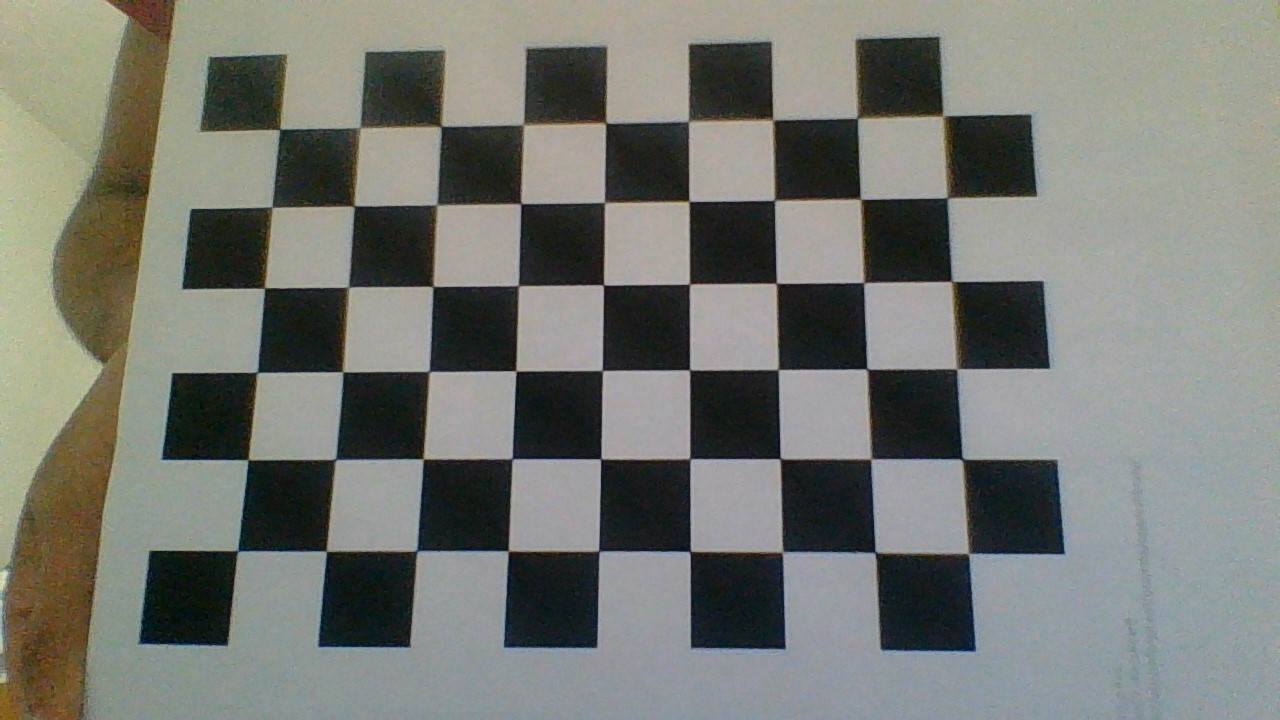
#> input picture calibrate_images/1.jpg, 1280 x 720 px
$ python TrajectoryPredictor.py
#> lines starting #> are read from the running program, lines starting #| are printed output that depends on the picture; after the words box and inside, x2 and y2 are one past the last pixel; in counts of white or black regions, pixels touching at a corner belong together
### calibrate.py
import numpy as np
import cv2
import logging
import os
from typing import Tuple


def calibrate_camera() -> Tuple[np.array, np.array, np.array, np.array]:
    ''' Calibrates camera from given images

    Tries to load an existing camera matrix, distortion coefficients,
    rotation vectors and translation vectors from disk.

    Returns:
        mtx: Camera matrix
        dist: Distortion coefficients
        rvecs: Rotation vector
        tvecs: Translation vector
    '''
    try:
        mtx = np.load('calibrate_images/mtx.npy')
        dist = np.load('calibrate_images/dist.npy')
        rvecs = np.load('calibrate_images/rvecs.npy')
        tvecs = np.load('calibrate_images/tvecs.npy')
    except (OSError, FileNotFoundError) as error:
        # termination criteria
        criteria = (cv2.TERM_CRITERIA_EPS + cv2.TERM_CRITERIA_MAX_ITER, 30, 0.001)

        # prepare object points, like (0,0,0), (1,0,0), (2,0,0) ....,(6,5,0)
        pattern_size = (9, 6)
        objp = np.zeros((np.prod(pattern_size), 3), np.float32)
        # objp[:,:2] = np.mgrid[0:9, 0:6].T.reshape(-1,2)
        objp[:, :2] = np.indices(pattern_size).T.reshape(-1, 2)
        objp *= 20

        # Arrays to store object points and image points from all the images.
        objpoints = []  # 3d point in real world space
        imgpoints = []  # 2d points in image plane.
        count = 0
        images = ["calibrate_images/" + name for name in os.listdir("./calibrate_images/") if name.endswith(".jpg")]
        # logging.info(images)

        for fname in images:
            img = cv2.imread(fname)
#> img is the input picture: shape (720, 1280, 3); mean B, G, R 114.9, 121.2, 119.1
            dsize = (640, 480)
            img = cv2.resize(img, dsize)
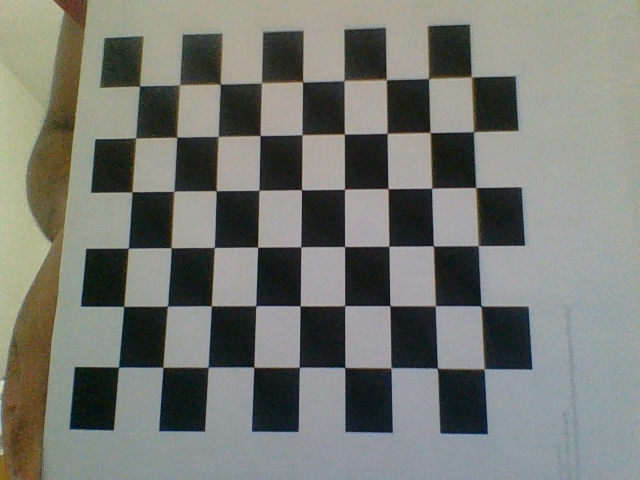
#> img: shape (480, 640, 3); mean B, G, R 114.9, 121.2, 119.1
            gray = cv2.cvtColor(img, cv2.COLOR_BGR2GRAY)
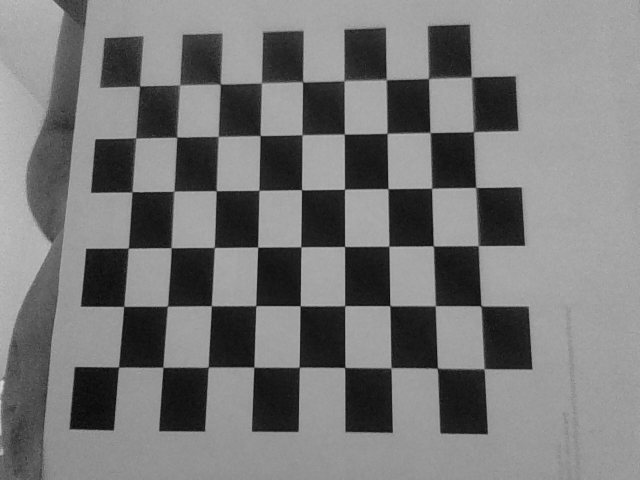
#> gray: shape (480, 640); min 7, max 215, mean 119.8

            # Find the chess board corners
            ret, corners = cv2.findChessboardCorners(gray, pattern_size)
#> ret = True; corners = 54 rows, first 8: [139.7, 86.18], [179.6, 84.93], [220.5, 84.04], [261.4, 83.02], [302.6, 81.74], [344, 80.87], [386.4, 80.03], [428.4, 78.83]

            # If found, add object points, image points (after refining them)
            if ret:
                count += 1
                corners = cv2.cornerSubPix(gray, corners, (5, 5), (-1, -1), criteria)
#> corners = 54 rows, first 8: [139.7, 86.18], [179.7, 84.92], [220.3, 84.1], [261.4, 82.95], [302.5, 81.76], [344, 80.67], [386.2, 79.63], [428.4, 78.56]
                imgpoints.append(corners.reshape(-1, 2))
                objpoints.append(objp)
            else:
                print(f'Couldn\'t find corners for {fname}!')
        print(f"Found Chessboard Corners for {count} images")
        ret, mtx, dist, rvecs, tvecs = cv2.calibrateCamera(objpoints, imgpoints, gray.shape[::-1], None, None)
#> ret = 0.205; mtx = [[468.9, 0, 328.6], [0, 622.7, 200], [0, 0, 1]]; dist = [[-0.0217, 0.234, 0.000269, -0.00932, -0.271]]; rvecs = ([-0.202, 0.0699, -0.00223], [-0.105, 0.441, -0.118], [-0.0851, 0.247, -0.13]); tvecs = ([-92.17, -42.05, 231.2], [-77.19, -19.43, 456.1], [-130.3, -19.73, 451.9])
#> in __init__, `self.camera_matrix, self.dist, self.rvec, self.tvec = calibrate_camera()`: self.camera_matrix = [[468.9, 0, 328.6], [0, 622.7, 200], [0, 0, 1]]; self.dist = [[-0.0217, 0.234, 0.000269, -0.00932, -0.271]]; self.rvec has the same summary as rvecs in calibrate_camera; self.tvec has the same summary as tvecs in calibrate_camera
        logging.info(f'''
        ---------------------------
            Camera Matrix:
            {mtx}
            Dist:
            {dist.ravel()}
            Rvecs:
            {rvecs}
            Tvecs:
            {tvecs}
        ---------------------------
        ''')
        np.save('calibrate_images/mtx.npy', mtx)
        np.save('calibrate_images/dist.npy', dist)
        np.save('calibrate_images/rvecs.npy', rvecs)
        np.save('calibrate_images/tvecs.npy', tvecs)

        # [10 lines of commented-out code are left out]
    return mtx, dist, rvecs, tvecs

### WebcamStream.py
import numpy as np
import argparse
from VideoInterface import VideoInterface
import cv2

from calibrate import calibrate_camera


class WebcamStream(VideoInterface):
    '''Gets a stream from the webcam and lets other classes grab information
    about the stream.

    Attributes:
        capture_id: An integer or string indicating the camera device
    '''

    def __init__(self, capture_id=0):
        '''Inits WebcamStream with the capture ID'''
        self.vs = cv2.VideoCapture(capture_id, cv2.CAP_DSHOW)
        # self.test = cv2.VideoCapture(
        #     "ball_images/test_throw.mp4", cv2.CAP_DSHOW)
        self.vs.set(cv2.CAP_PROP_FPS, 30)
        self.undistorted_frame = None
        self.camera_matrix, self.dist = calibrate_camera()[:2]

    def open_video_stream(self):
        '''Grabs a camera stream'''
        if not self.vs.isOpened():
            print("Video Stream couldn't be created")

    def read(self, undistort=True, shape=(640, 360)) -> np.array:
        '''Grabs a frame from the video stream.
        Waits until a frame can be read

        Returns:
            Image frame, np.array
        '''
#> called with undistort = True, shape = (640, 480)
        while self.vs.isOpened():
            ret, frame = self.vs.read()
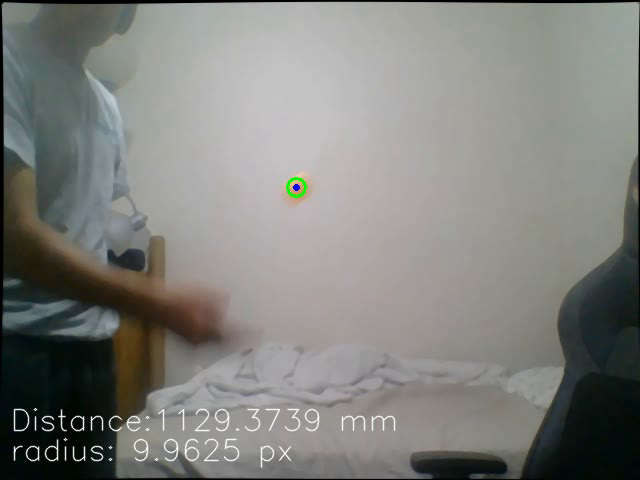
#> input picture frame 1 of predicted_path.avi, 640 x 480 px, given in place of the camera
#> frame is the input picture: shape (480, 640, 3); mean B, G, R 125.1, 129, 128.5
            if ret:
                self.frame = frame
                # frame = cv2.resize(frame, shape)
                undist = cv2.undistort(frame, self.camera_matrix, self.dist)
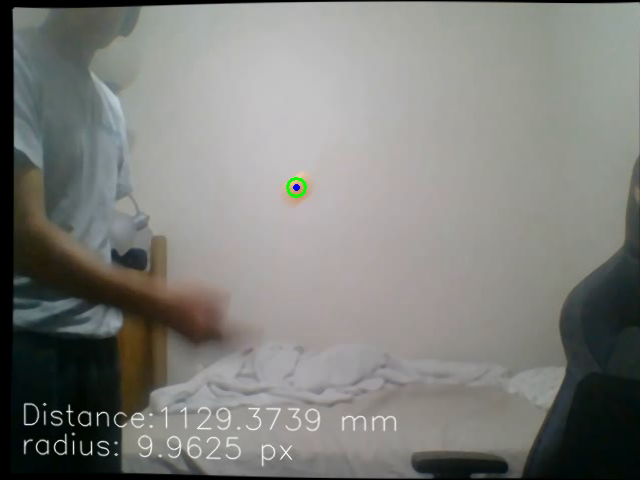
#> undist: shape (480, 640, 3); mean B, G, R 123.4, 127.2, 126.7
                self.undistorted_frame = undist
                if undistort:
                    return undist
                else:
                    return frame
            else:
                self.release()
                break

    def release(self):
        self.vs.release()
        cv2.destroyAllWindows()


# [6 lines left out: function configure_args, not called in this run]


# [11 lines that do not run on import are left out]

### BallClassifier.py
import numpy as np
import cv2
from collections import deque
import argparse
import os
import logging
from typing import Tuple
from collections.abc import Sequence

from WebcamStream import WebcamStream
from VideoFileStream import VideoFileStream
from utils import screenDebug
from calibrate import calibrate_camera
# [19 lines of commented-out code are left out]
balllow = np.array([14, 95, 149])
ballhigh = np.array([30, 255, 255])


class BallClassifier:
    '''Classifies balls from a video stream

    Classifies the ball using a colour mask and hough transform

    Attributes:
        self.vs: The video stream
        self.imgiter: An optional iter for images
        self.record: An optional record of estimated position and radius
        self.debug: Debug flag
    '''

    def __init__(self, args=None, imgiter=None):
        '''Makes a BallClassifier object

        Args:
            args: A dict of config values
            imgiter: An image iterator for testing images

        Returns:
            A BallClassifier object
        '''
        self.vs = None
        self.record: list = []
        self.imgiter = None
        self.debug: bool = args.get("debug", False)

        if imgiter is not None:
            self.imgiter = imgiter
            self.counter = 1
        else:
            if "video" in args:
                if isinstance(args["video"], str) and os.path.exists(
                        args["video"]):
                    self.vs = VideoFileStream(args)
                else:
                    self.vs = WebcamStream(args.get("video", 0))
            self.vs.open_video_stream()

    def get_hough_frame(
            self,
            frame: np.array,
            center: tuple,
            radius: float,
            multiplier: float = 1.2) -> list:
        '''Gets a smaller window of the frame for the Hough transform

        Args:
            frame: An ndarray frame that should contain some circular object
            center: A tuple of the estimate for the x and y position of the ball
            multiplier A float value to consider a larger frame than the one defined by center and radius

        Returns:
            An ndarray that is a smaller window
        '''
        newframe = None
        if center is not None:
            x, y = center
            ymin = int(max(0, y - multiplier * radius))
            ymax = int(min(frame.shape[0], max(0, y + multiplier * radius)))
            xmax = int(max(0, x - multiplier * radius))
            xmin = int(min(frame.shape[1], max(0, x + multiplier * radius)))
            newframe = frame[ymin:ymax, xmax:xmin]
        return newframe

    def hough(self, frame: np.array, center: tuple, radius: float) -> Tuple[Tuple[int, int], float]:
        '''Refines an estimate of the center and radius of a ball using circle Hough Transform

        Args:
            frame: An ndarray that reperesents the frame with the ball in it
            center: A tuple of the (x,y) position of the ball
            radius: A float of the estimated ball's radius

        Returns:
            A tuple that contains a refined estimate of the ball's center and radius
            If the center is None, this eventually returns None
        '''
        if center is None or radius is None:
            return None
        high = 90
        graysc = cv2.cvtColor(frame, cv2.COLOR_BGR2GRAY)
        minDistBetweenCircles = 10
        rad_mult = 1.15
        smallerframe = self.get_hough_frame(graysc, center, radius, rad_mult)
        circles = cv2.HoughCircles(
            smallerframe,
            cv2.HOUGH_GRADIENT,
            1,
            minDistBetweenCircles,
            param1=high,
            param2=50,
            minRadius=5,
            maxRadius=200)
        if circles is not None:
            # logging.info("Hough Circles found circles")
            circles = np.uint16(np.around(circles))
            xadj, yadj, radius = circles[0, :][0]
            cv2.circle(smallerframe, (xadj, yadj), radius, (255, 0, 0), thickness=2)
            cv2.circle(smallerframe, (xadj, yadj), 2, (0, 255, 0), thickness=2)
            return (center[0] + int(xadj - rad_mult * radius), center[1] + int(yadj - rad_mult * radius)), radius

    def colour_mask(self, frame: np.array) -> Tuple[Tuple[int, int], float]:
        '''Estimates the center and radius of the ball

        Args:
            frame: An ndarray of the image

        Returns:
            An estimate of the ((x, y), radius) from the frame.
            None if it can't find a circle.
        '''
        hsv = cv2.cvtColor(frame, cv2.COLOR_BGR2HSV)
#> hsv: shape (480, 640, 3); mean H, S, V 52.2, 32.3, 129.2
        mask = cv2.inRange(hsv, balllow, ballhigh)
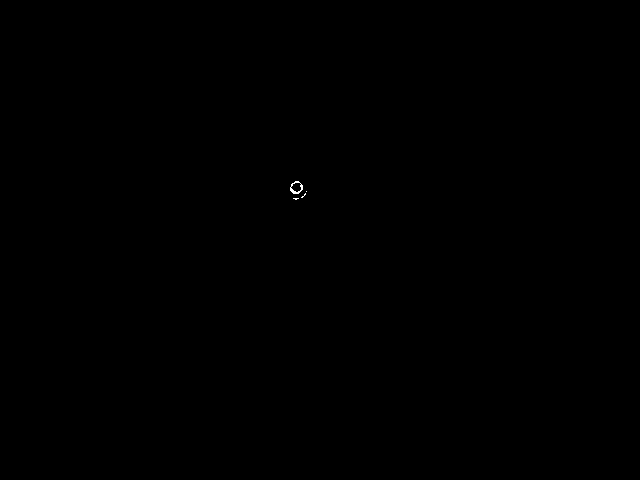
#> mask: shape (480, 640); 0.03% white in thin lines or dots, all inside (x1, y1, x2, y2) = (290, 181, 307, 200)
        mask = cv2.dilate(mask, None, iterations=2)
#> mask: shape (480, 640); 0.12% white; 1 white region, box (x1, y1, x2, y2) and area: (288, 179, 309, 202) 354
        mask = cv2.erode(mask, None, iterations=2)
#> mask: shape (480, 640); 0.05% white; 1 white region
#> (the rest of the program and of its run is left out)
